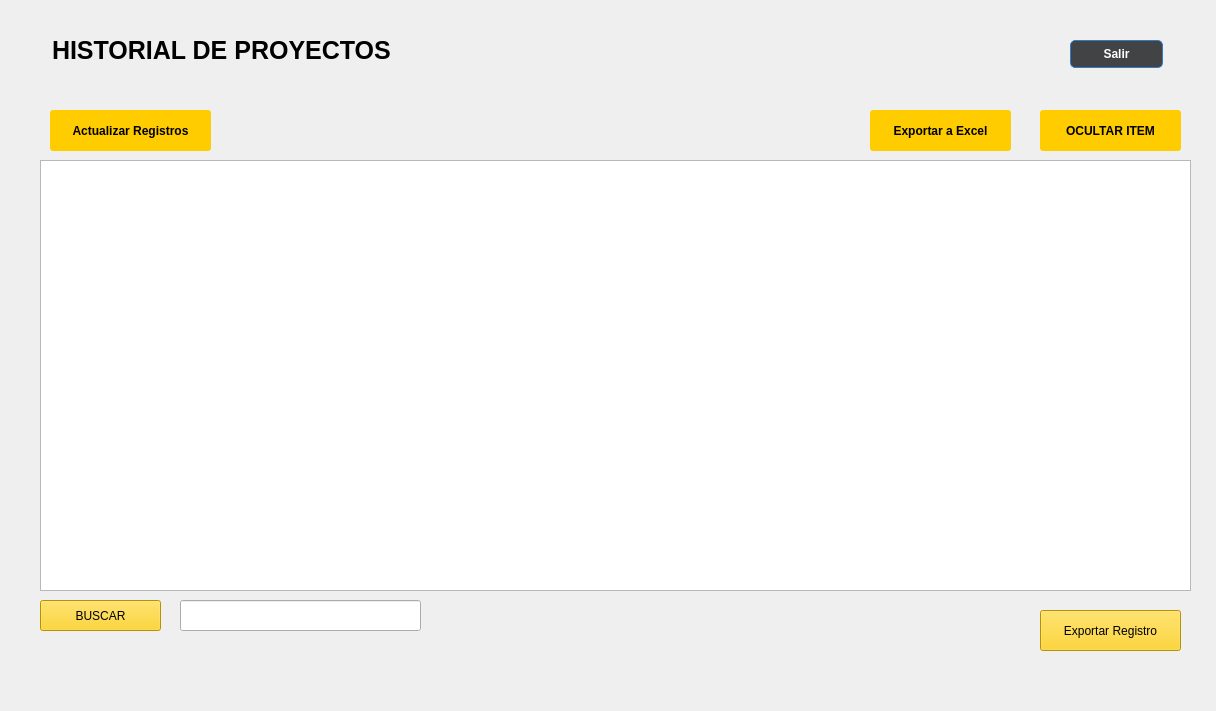
<?xml version="1.0" encoding="UTF-8"?>
<ui version="4.0">
 <class>Dialog</class>
 <widget class="QDialog" name="Dialog">
  <property name="geometry">
   <rect>
    <x>0</x>
    <y>0</y>
    <width>1216</width>
    <height>711</height>
   </rect>
  </property>
  <property name="windowTitle">
   <string>Dialog</string>
  </property>
  <widget class="QFrame" name="frame">
   <property name="geometry">
    <rect>
     <x>-30</x>
     <y>-50</y>
     <width>1251</width>
     <height>771</height>
    </rect>
   </property>
   <property name="styleSheet">
    <string notr="true">#frame{
	background-color:qlineargradient(spread:pad, x1:0, y1:0, x2:1, y2:0, stop:0 #26a0da, 		stop:1 #588eb0);
	border-radius: 20px;

}

#btn_actualizar, #btn_borrar, #btn_export{
	background-color: #FC0;
	border-radius: 3px;
	font-weight: bold
}
#btn_actualizar:hover, #btn_borrar:hover, #btn_export:hover{
	background-color:#757F9A
}




#btn_salir{
	background-color:#414345;
	border-radius:5px;
	border:1px solid #337bc4;
	color:white;
	font-weight:bold;
	text-decoration:none;
}

#btn_salir:hover {
	background-color:#757F9A
}
#btn_salir:active {
	position:relative;
	top:1px;
}</string>
   </property>
   <property name="frameShape">
    <enum>QFrame::StyledPanel</enum>
   </property>
   <property name="frameShadow">
    <enum>QFrame::Raised</enum>
   </property>
   <widget class="QPushButton" name="btn_actualizar">
    <property name="geometry">
     <rect>
      <x>80</x>
      <y>160</y>
      <width>161</width>
      <height>41</height>
     </rect>
    </property>
    <property name="text">
     <string>Actualizar Registros</string>
    </property>
    <property name="checkable">
     <bool>true</bool>
    </property>
    <property name="checked">
     <bool>false</bool>
    </property>
   </widget>
   <widget class="QTableWidget" name="tableWidget">
    <property name="geometry">
     <rect>
      <x>70</x>
      <y>210</y>
      <width>1151</width>
      <height>431</height>
     </rect>
    </property>
    <attribute name="horizontalHeaderMinimumSectionSize">
     <number>20</number>
    </attribute>
   </widget>
   <widget class="QPushButton" name="botonMostrarOcultar">
    <property name="geometry">
     <rect>
      <x>1070</x>
      <y>160</y>
      <width>141</width>
      <height>41</height>
     </rect>
    </property>
    <property name="styleSheet">
     <string notr="true">background-color: #FC0;
border-radius: 3px;
font-weight: bold
</string>
    </property>
    <property name="text">
     <string>OCULTAR ITEM</string>
    </property>
    <property name="checkable">
     <bool>true</bool>
    </property>
    <property name="checked">
     <bool>false</bool>
    </property>
   </widget>
   <widget class="QLabel" name="label">
    <property name="geometry">
     <rect>
      <x>70</x>
      <y>70</y>
      <width>491</width>
      <height>61</height>
     </rect>
    </property>
    <property name="styleSheet">
     <string notr="true">font-size: 25px;
padding-left: 5px;
font-weight: bold;
color: rgb(0, 0, 0);</string>
    </property>
    <property name="text">
     <string>HISTORIAL DE PROYECTOS</string>
    </property>
   </widget>
   <widget class="QPushButton" name="btn_salir">
    <property name="geometry">
     <rect>
      <x>1100</x>
      <y>90</y>
      <width>93</width>
      <height>28</height>
     </rect>
    </property>
    <property name="text">
     <string>Salir</string>
    </property>
    <property name="checkable">
     <bool>true</bool>
    </property>
   </widget>
   <widget class="QPushButton" name="btn_export">
    <property name="geometry">
     <rect>
      <x>900</x>
      <y>160</y>
      <width>141</width>
      <height>41</height>
     </rect>
    </property>
    <property name="text">
     <string>Exportar a Excel</string>
    </property>
   </widget>
   <widget class="QPushButton" name="btn_buscar">
    <property name="geometry">
     <rect>
      <x>70</x>
      <y>650</y>
      <width>121</width>
      <height>31</height>
     </rect>
    </property>
    <property name="styleSheet">
     <string notr="true">background-color: rgb(255, 204, 0);</string>
    </property>
    <property name="text">
     <string>BUSCAR</string>
    </property>
   </widget>
   <widget class="QLineEdit" name="buscar">
    <property name="geometry">
     <rect>
      <x>210</x>
      <y>650</y>
      <width>241</width>
      <height>31</height>
     </rect>
    </property>
   </widget>
   <widget class="QPushButton" name="guardar">
    <property name="geometry">
     <rect>
      <x>1070</x>
      <y>660</y>
      <width>141</width>
      <height>41</height>
     </rect>
    </property>
    <property name="styleSheet">
     <string notr="true">background-color: rgb(255, 204, 0);</string>
    </property>
    <property name="text">
     <string>Exportar Registro</string>
    </property>
   </widget>
  </widget>
 </widget>
 <resources/>
 <connections/>
</ui>
